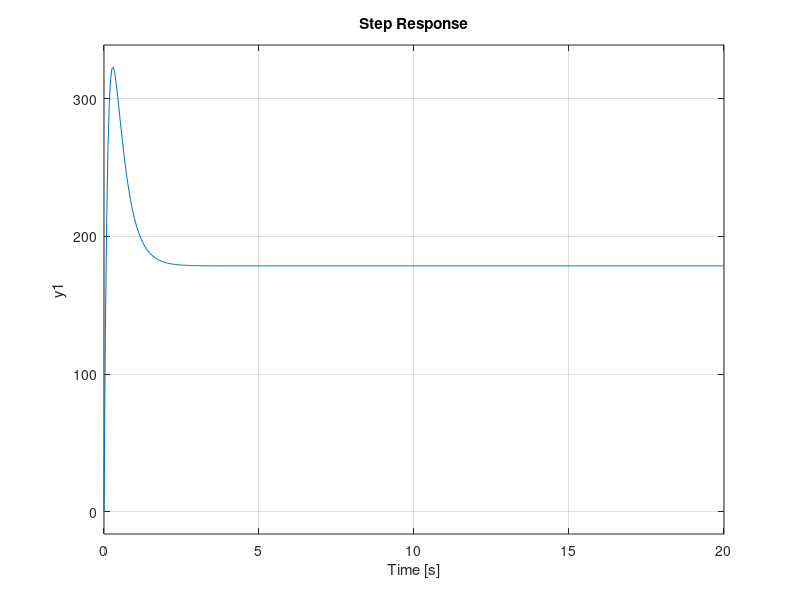

This chart was generated by the following MATLAB code:
%% System Stabilization - All Z units in cm

% Linearized, estimated parameters
Ks = 0.0028; % Sensor Gain
dfdz = -0.1159; % Change in force per change in Z (cm)
dfdi = 0.0422; % Change in force per amp

M = 0.0118; % Total Levitation mass (in Kg)

Kp = -dfdz / (Ks*dfdi);
Kd = 1e03;

electromag_plant_tf = tf([dfdi/M] , [1 0 -dfdz/M]);
pd_controller_tf = tf([Kd Kp] ,[1]);

G = electromag_plant_tf*pd_controller_tf;

%rlocus(G);

ClosedLoop_tf = G / (1 + Ks*G) ; 

step(ClosedLoop_tf) ; 


